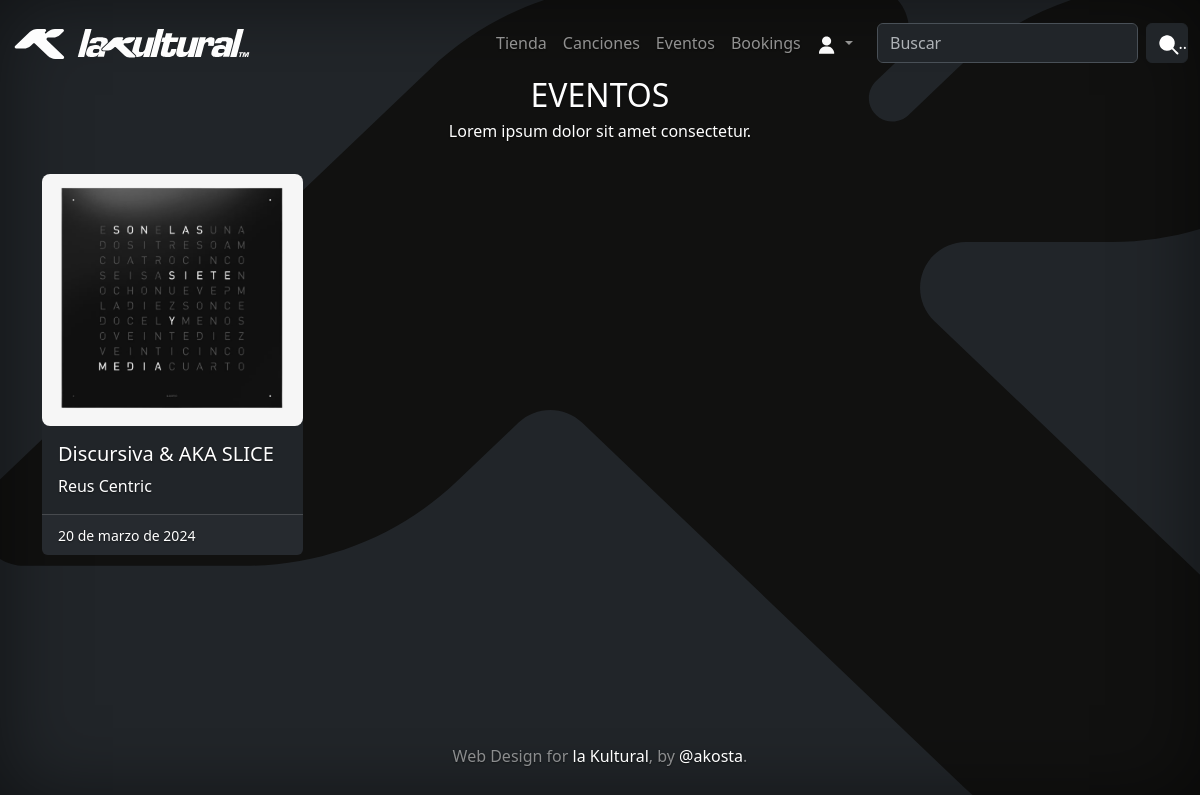
Page /eventos/ on the earlier database version.
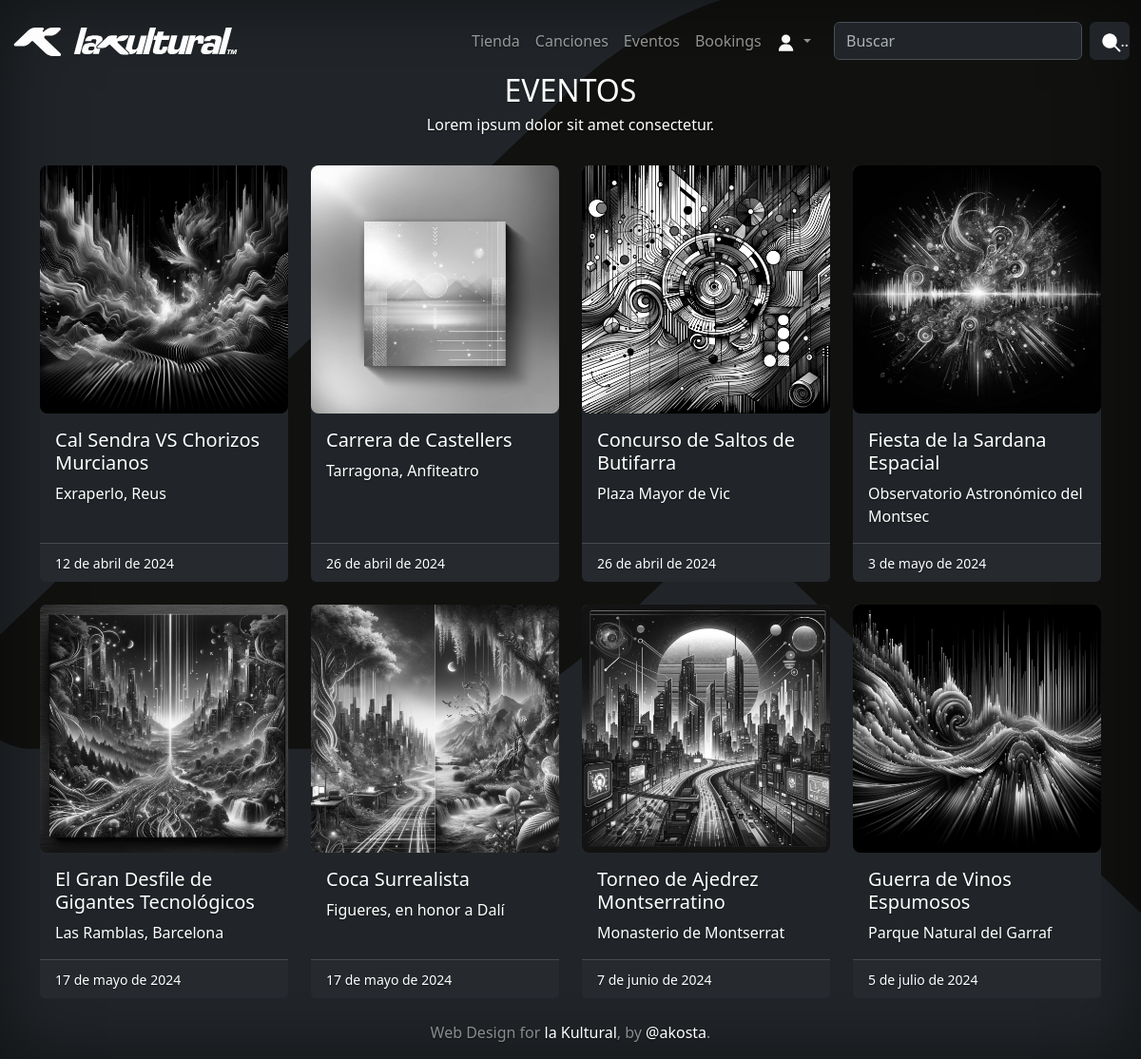
Same page on the later database version.
### eventos/models.py (models this page shows, shortened)
class Evento(models.Model):
    nombre = models.CharField(max_length=100)
    fecha = models.DateTimeField()
    lugar = models.CharField(max_length=100)
    descripcion = models.TextField()
    imagen = models.ImageField(upload_to='eventos/', null=True, blank=True)
    organizador = models.ForeignKey(Usuario, on_delete=models.SET_NULL, null=True, blank=True, related_name='eventos_organizados')  # Relación con Usuario

### eventos/views.py (the view)
# urls.py: path('eventos/', include ('eventos.urls')),
def eventos(request):
    eventos = Evento.objects.all().order_by('fecha')
    contexto = {'eventos':eventos}
    return render(request, 'eventos/eventos.html', contexto)

### eventos/templates/eventos/eventos.html
{% extends 'base.html' %}
{% load static %}
{% block content %}
<header class="masthead">
    <div class="text-center">
        <h2 class="section-heading text-uppercase">EVENTOS</h2>
        <h6 class="section-subheading">Lorem ipsum dolor sit amet consectetur.</h6>
    </div>
</header>
<div class="container py-4 text-start">
    <div class="row row-cols-1 row-cols-sm-2 row-cols-md-3 row-cols-lg-4 g-4">
        {% for evento in eventos %}
        <div class="col">
            <div class="card card-movement bg-dark text-white h-100 border-0">
                {% if evento.imagen %}
                <img src="{{ evento.imagen.url }}" alt="{{ evento.nombre }}" class="img-fluid card-img-top rounded-3">
                {% else %}
                <p>No hay imagen disponible.</p>
                {% endif %}
                <div class="card-body">
                    <h5 class="card-title">{{ evento.nombre}}</h5>
                    <p class="card-text">{{ evento.lugar}}</p>
                </div>
                <div class="card-footer">
                    <small>{{ evento.fecha|date}}</small>
                </div>
            </div>
        </div>
        {% endfor%}
    </div>
</div>
{% endblock %}

### templates/base.html (shortened to what this page needs)
{% load static %}
<!DOCTYPE html>
<html lang="en" class="h-100" data-bs-theme="auto">
    <head>
        <link href="https://cdn.jsdelivr.net/npm/bootstrap@5.3.3/dist/css/bootstrap.min.css" rel="stylesheet">
        <link href="{% static 'css/base.css' %}" rel="stylesheet" />
    </head>
    <body class="d-flex w-100 h-100 text-center text-bg-dark p-3 mx-auto flex-column" data-bs-theme="dark">
        {% include 'navbar.html' %}
        {% block content %}
        {% endblock %}
        {% include 'footer.html' %}
    </body>
</html>

### templates/navbar.html (shortened to what this page needs)
{% load static %}
<nav class="navbar navbar-expand-lg navbar-dark fixed-top" aria-label="Offcanvas navbar large">
  <div class="container-fluid">
    <a class="navbar-brand" href="{% url 'core:home' %}">
      <img src="{% static 'assets/img/logos/k_lakultural_lletres_blanc.svg' %}" alt="lakultulogo" height="60px" width="100%">
    </a>
    <div class="offcanvas offcanvas-end text-bg-dark" tabindex="-1" id="offcanvasNavbar2" aria-labelledby="offcanvasNavbar2Label">
      <div class="offcanvas-body">
        <ul class="navbar-nav justify-content-end flex-grow-1 pe-3">
          <li class="nav-item">
            <a class="nav-link" href="{% url 'tienda:tienda' %}">Tienda</a>
          </li>
          <li class="nav-item">
            <a class="nav-link" href="{% url 'musica:musica' %}">Canciones</a>
          </li>
          <li class="nav-item">
            <a class="nav-link" href="{% url 'eventos:eventos' %}">Eventos</a>
          </li>
          <li class="nav-item">
            <a class="nav-link" href="{% url 'booking:booking' %}">Bookings</a>
          </li>
          <li class="nav-item dropdown">
            <a class="nav-link dropdown-toggle" href="#" role="button" data-bs-toggle="dropdown" aria-expanded="false">
              <img src="{% static 'assets/img/icons/user.svg' %}" alt="userlogo" height="20px" width="20px">
            </a>
          </li>
        </ul>
        <form class="d-flex mt-3 mt-lg-0" role="search">
          <input class="form-control me-2" type="search" placeholder="Buscar" aria-label="Search">
          <button class="btn btn-dark" type="submit">
            <img src="{% static 'assets/img/icons/lupa.svg' %}" alt="lupalogo" height="20px" width="20px">
          </button>
        </form>
      </div>
    </div>
  </div>
</nav>

### templates/footer.html
{% load static %}
<footer class="mt-auto text-white-50">
    <p>Web Design for <a href="https://getbootstrap.com/" class="text-white">la Kultural</a>, by <a href="#" class="text-white">@akosta</a>.</p>
  </footer>

### static/css/base.css (style rules this page uses)
body { text-shadow: 0 .05rem .1rem rgba(0, 0, 0, .5); box-shadow: inset 0 0 5rem rgba(0, 0, 0, .5); background-image: url("/static/assets/img/logos/bg_k1.svg"); background-repeat: no-repeat; background-size: cover; }
a { color: rgb(190, 190, 190); text-decoration: none; }
.card-img-top { filter: grayscale(100%); transition: filter 0.5s ease; }
.masthead { margin-top: 60px; }
.btn { white-space: nowrap; overflow: hidden; text-overflow: ellipsis; }

Differences in the rows shown:
removed Evento: imagen (picture), nombre "Discursiva & AKA SLICE", lugar "Reus Centric", fecha "20 de marzo de 2024"
added Evento: imagen (picture), nombre "Cal Sendra VS Chorizos Murcianos", lugar "Exraperlo, Reus", fecha "12 de abril de 2024"
added Evento: imagen (picture), nombre "Carrera de Castellers", lugar "Tarragona, Anfiteatro", fecha "26 de abril de 2024"
added Evento: imagen (picture), nombre "Concurso de Saltos de Butifarra", lugar "Plaza Mayor de Vic", fecha "26 de abril de 2024"
added Evento: imagen (picture), nombre "Fiesta de la Sardana Espacial", lugar "Observatorio Astronómico del Montsec", fecha "3 de mayo de 2024"
added Evento: imagen (picture), nombre "El Gran Desfile de Gigantes Tecnológicos", lugar "Las Ramblas, Barcelona", fecha "17 de mayo de 2024"
added Evento: imagen (picture), nombre "Coca Surrealista", lugar "Figueres, en honor a Dalí", fecha "17 de mayo de 2024"
added Evento: imagen (picture), nombre "Torneo de Ajedrez Montserratino", lugar "Monasterio de Montserrat", fecha "7 de junio de 2024"
added Evento: imagen (picture), nombre "Guerra de Vinos Espumosos", lugar "Parque Natural del Garraf", fecha "5 de julio de 2024"
